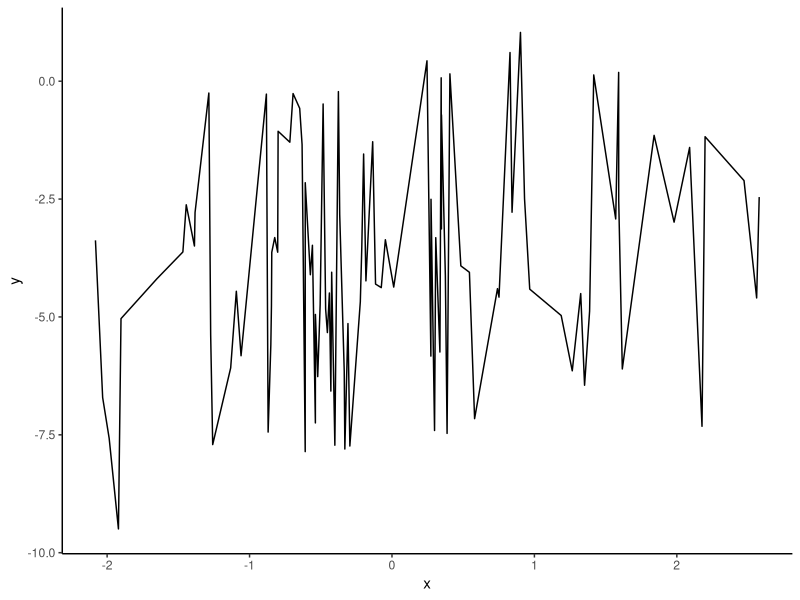
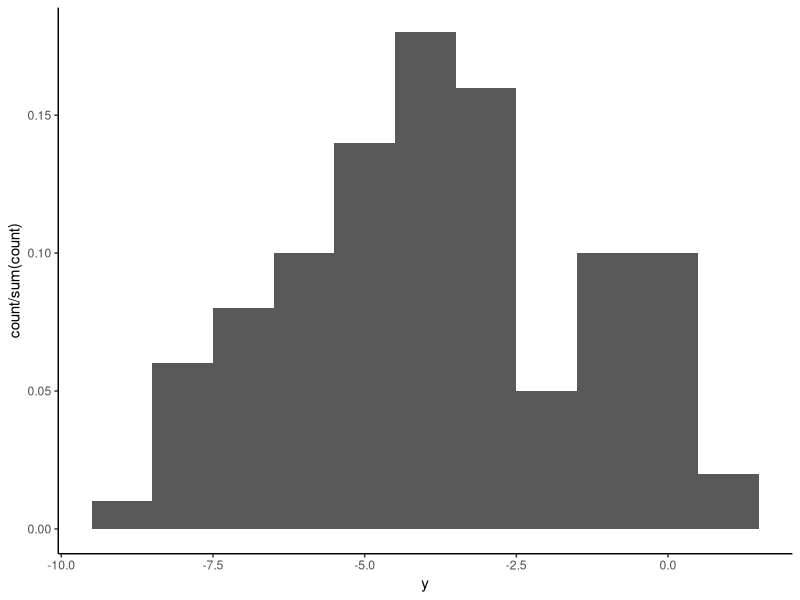
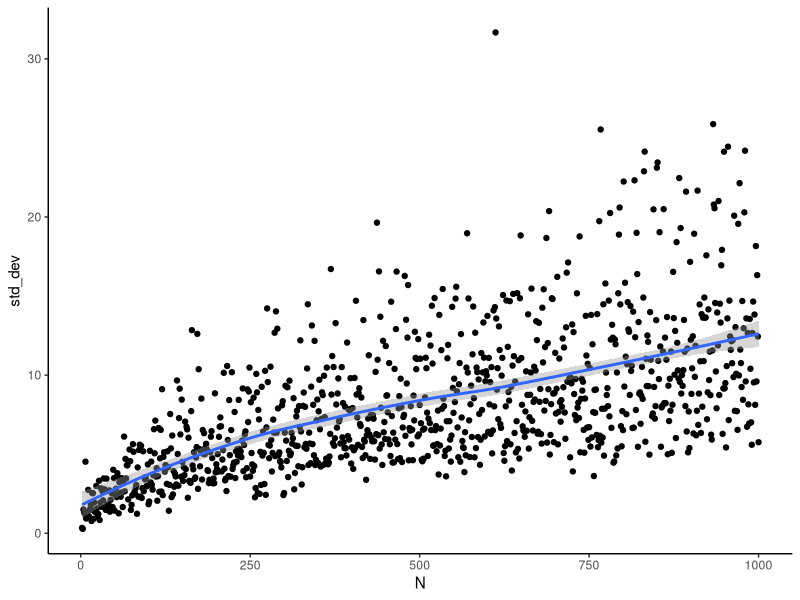
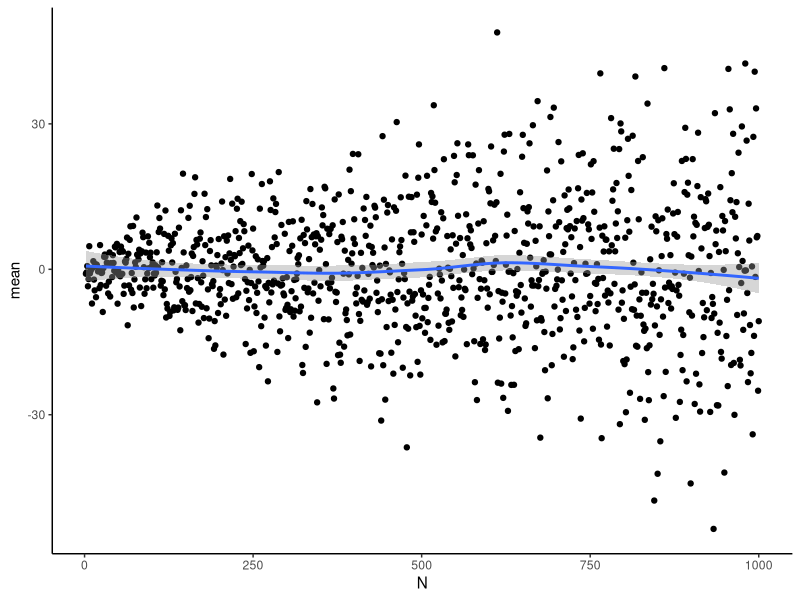
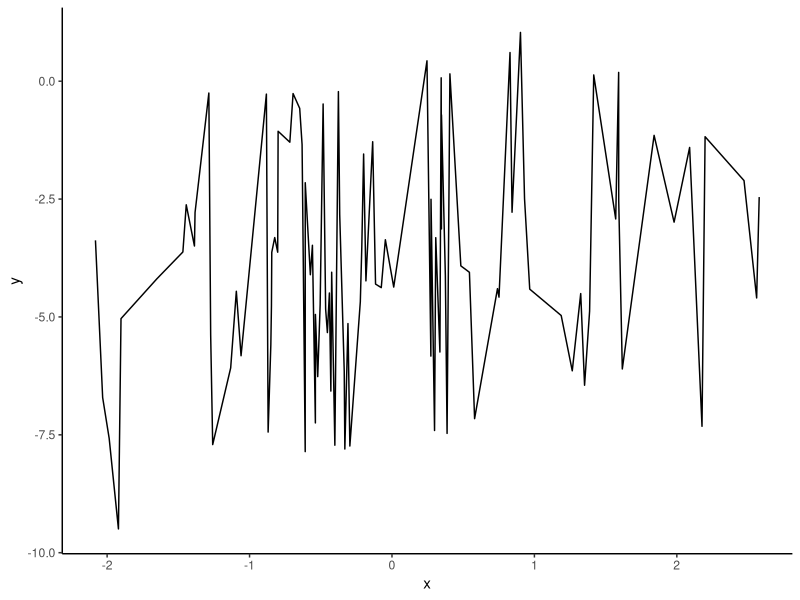
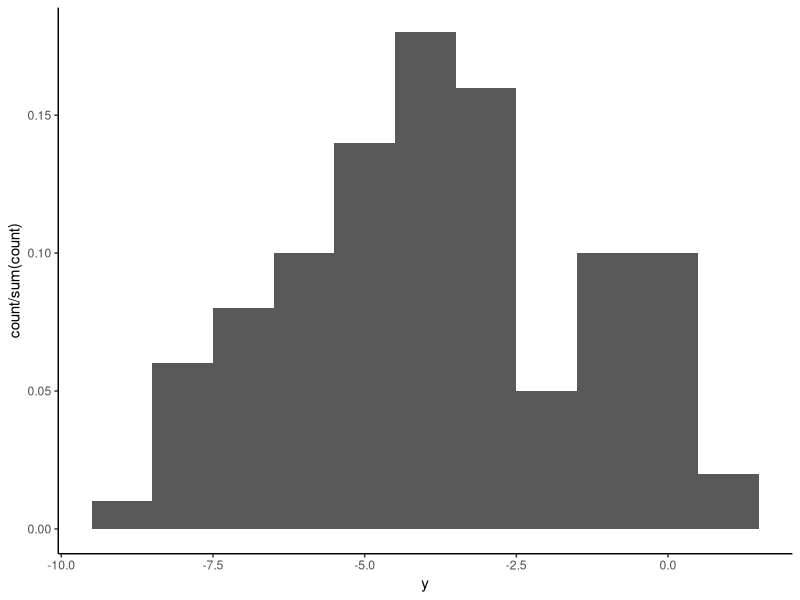
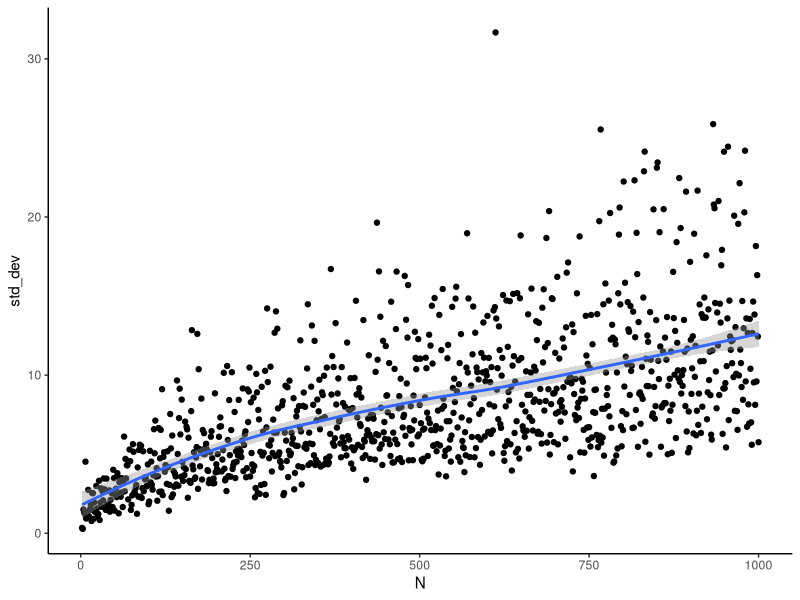
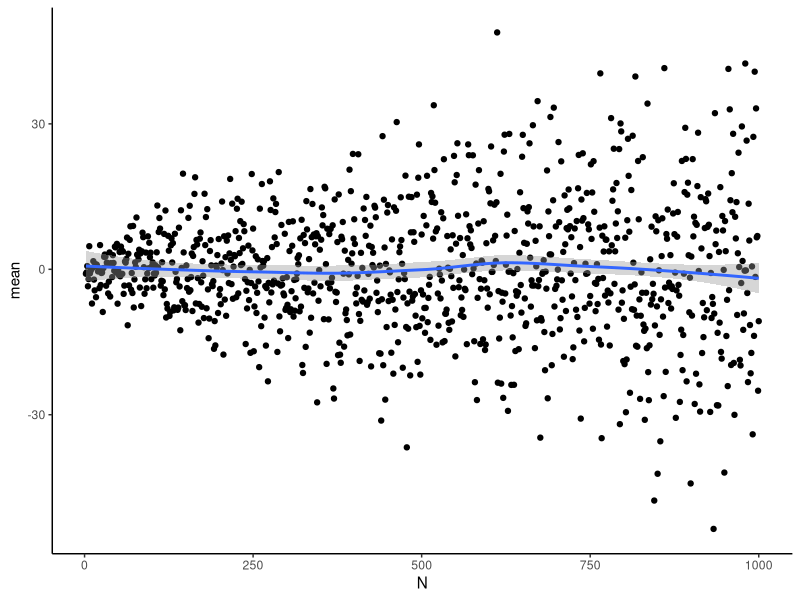

Write the R code that produced these figures, in order.
library(ggplot2)
library(data.table)
library(magrittr)
# ##################
# ### QUESTION 3 ###
# ##################

### RESPONSE NOTES ############################
### The data being generated by 'rnorm(100)' first follows the behavior of a hundred values sampled from a standard normal distribution,
### where by default rnorm sets parameters mean to zero and the standard deviation to 1.  These hundred samples are returned in a numeric 
### vector in R.  After, the cumulative sum indicated by the 'cumsum()' function creates a running total of 
### the hundred samples.  Graphically the function generates the following:
###############################################

## BEGIN ANALYSIS AND GRAPHS
x <- rnorm(100)
y <- x %>% cumsum()
DT <- data.table(x=x, y=y)

DT %>%
  ggplot(aes(x=x, y=y))+
  geom_line()+
  theme_classic()

ggsave(path="./", filename="q3_cumsum_random_walk.png", height = 4.78, width = 8.75, units = "in", device = "png" )
# ggsave(path="./", filename="q3_cumsum_random_walk1.png", height = 4.78, width = 8.75, units = "in", device = "png" )
# ggsave(path="./", filename="q3_cumsum_random_walk2.png", height = 4.78, width = 8.75, units = "in", device = "png" )
# ggsave(path="./", filename="q3_cumsum_random_walk3.png", height = 4.78, width = 8.75, units = "in", device = "png" )
## END ANALYSIS AND GRAPHS


### RESPONSE NOTES (continued) ################
### upon investigating a line graph chart (one example being 'q3_cumsum_random_walk') of the cumulative distribution, the generated data 
### seems to follow a random walk or brownian motion.  Running multiple iterations of 100 samples reveals that the random walk is sensistive
### to initial conditions. Because the distribution looks at first blush multi-modal, we should investigate the long-run statistics of the 
### generated data at higher values of N.  This effort reveals graphs 'q3_cumsum_dist_100' to 'q3_cumsum_dist_100000'.
###############################################


## BEGIN ANALYSIS AND GRAPHS
DT %>%
  ggplot(aes(x=y, y=..count../sum(..count..)))+
  geom_histogram(binwidth=1)+
  theme_classic()

ggsave(path="./", filename="q3_cumsum_dist.png", height = 4.78, width = 8.75, units = "in", device = "png" )
# ggsave(path="./", filename="q3_cumsum_dist_100.png", height = 4.78, width = 8.75, units = "in", device = "png" )
# ggsave(path="./", filename="q3_cumsum_dist_1000.png", height = 4.78, width = 8.75, units = "in", device = "png" )
# ggsave(path="./", filename="q3_cumsum_dist_10000.png", height = 4.78, width = 8.75, units = "in", device = "png" )
# ggsave(path="./", filename="q3_cumsum_dist_100000.png", height = 4.78, width = 8.75, units = "in", device = "png" )
## END ANALYSIS AND GRAPHS


### RESPONSE NOTES (continued) ################
### More generally, we develop a general sense of statistical parameters for the long-run behavior of the generated data as shown in the
### following graphs.
###############################################


## BEGIN ANALYSIS AND GRAPHS
# look at stat params for increasing values of N
N <- 2:1000
list_of_cumsums <- N %>% lapply(rnorm) %>% lapply(cumsum)
mean <- list_of_cumsums %>% lapply(mean) %>% unlist()
std_dev <- list_of_cumsums %>% lapply(sd) %>% unlist()

DT2 <- data.table(N=N, mean=mean, std_dev=std_dev)

DT2 %>%
  ggplot(aes(x=N, y=std_dev))+
  geom_point()+
  geom_smooth()+
  theme_classic()

ggsave(path="./", filename="q3_cumsum_std_dev.png", height = 4.78, width = 8.75, units = "in", device = "png" )

DT2 %>%
  ggplot(aes(x=N, y=mean))+
  geom_point()+
  geom_smooth()+
  theme_classic()

ggsave(path="./", filename="q3_cumsum_mean.png", height = 4.78, width = 8.75, units = "in", device = "png" )

## END ANALYSIS AND GRAPHS


### RESPONSE NOTES (continued) ################
### In viewing the means and standard deviations with respect to increasing N according to graphs 'q3_cumsum_mean' and 'q3_cumsum_std_dev',
### respectively, it looks like the long run statistics of the generated data yields a mean that stabilizes around zero, but has INCREASING 
### variance.
###############################################

